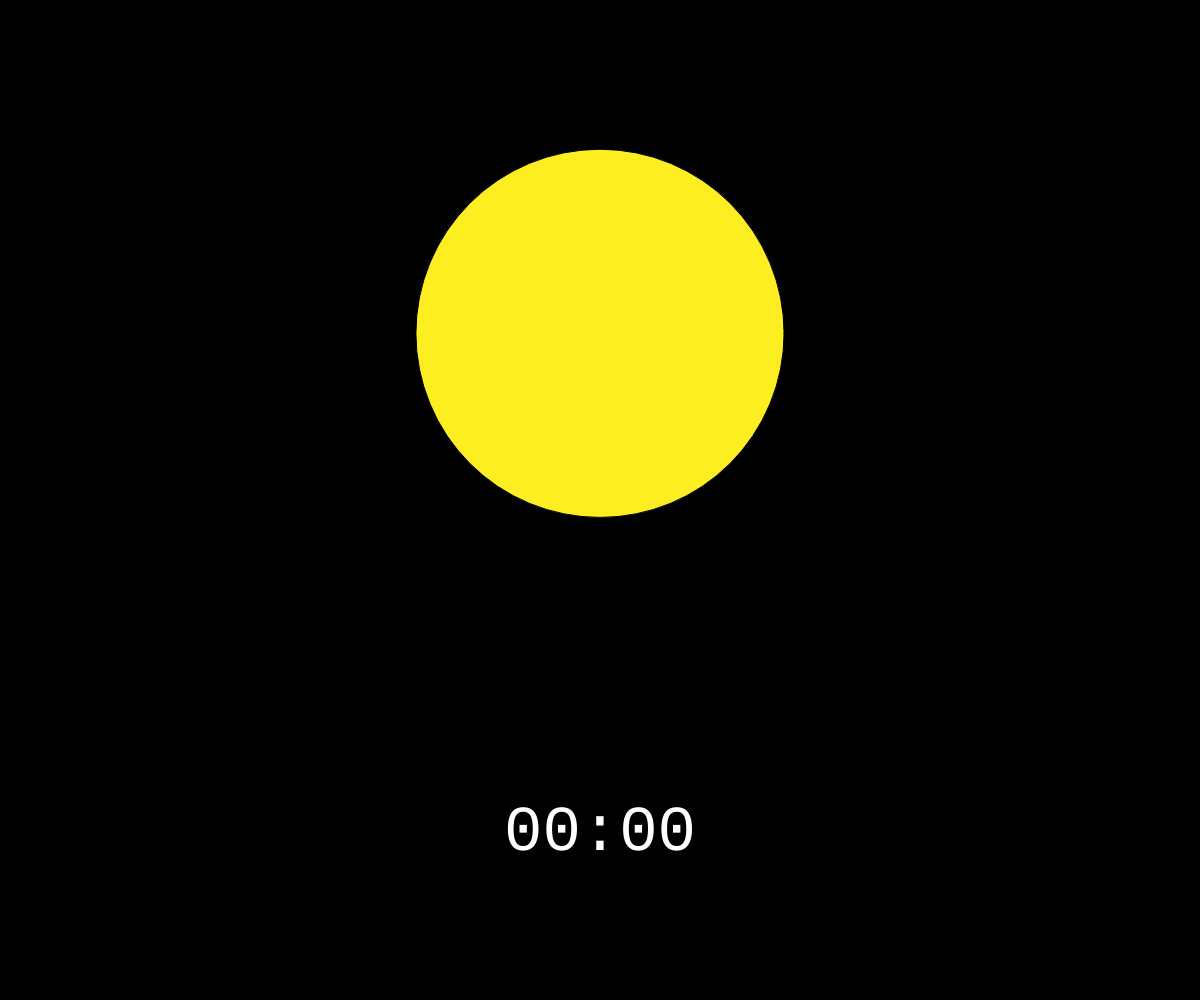
Frame 1 (no input)
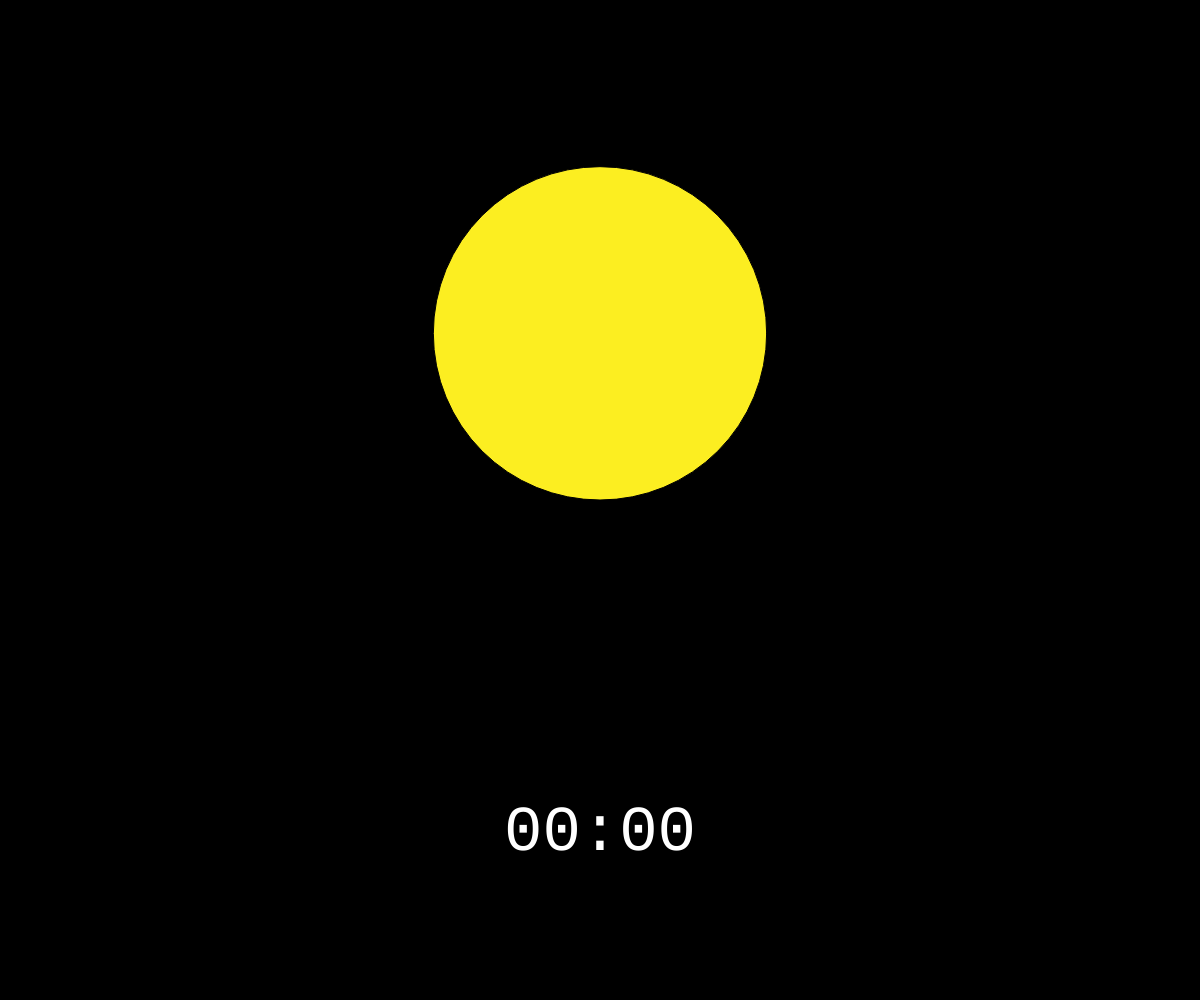
Frame 60 (no input)
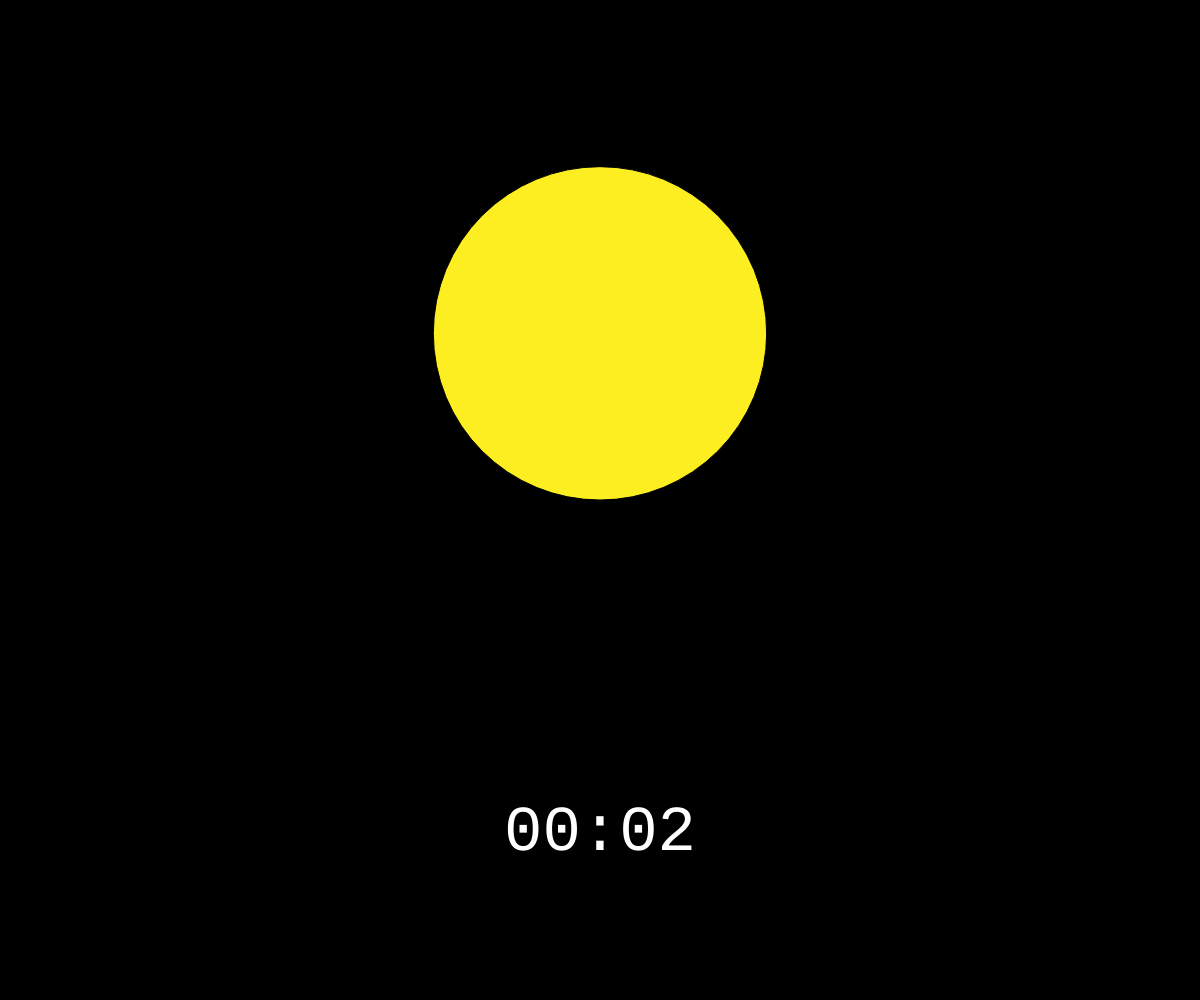
Frame 120 (the mouse pressed at the canvas centre since frame 60)

The p5.js sketch that drew these frames (run headless with seeded random() and noise() and a simulated clock; from frame 60 on, the mouse is pressed at the canvas centre):

// p5.js sketch
// ── sketch.js
let angle = 0;
let angleV = 0;

let saveTime = 0;
const period = 1000;

function setup() {
  createCanvas(windowWidth, windowHeight);
}

function draw() {
  background(0);
  translate(width / 2, height / 3);
  fill(252, 238, 33);

  //noLoop();

  angle = (TWO_PI * (millis() % period)) / period;
  //console.log(angle);

  const r = map(sin(angle), -1, 1, 0, height / 3);
  circle(0, 0, r * 2);

  fill(255);
  textFont('Courier');
  textSize(64);
  textAlign(CENTER, CENTER);

  const seconds = floor(millis() / 1000);
  const sec = floor(seconds % 60);
  const min = floor(seconds / 60);

  text(`${nf(min, 2)}:${nf(sec, 2)}`, 0, height / 2);
}
